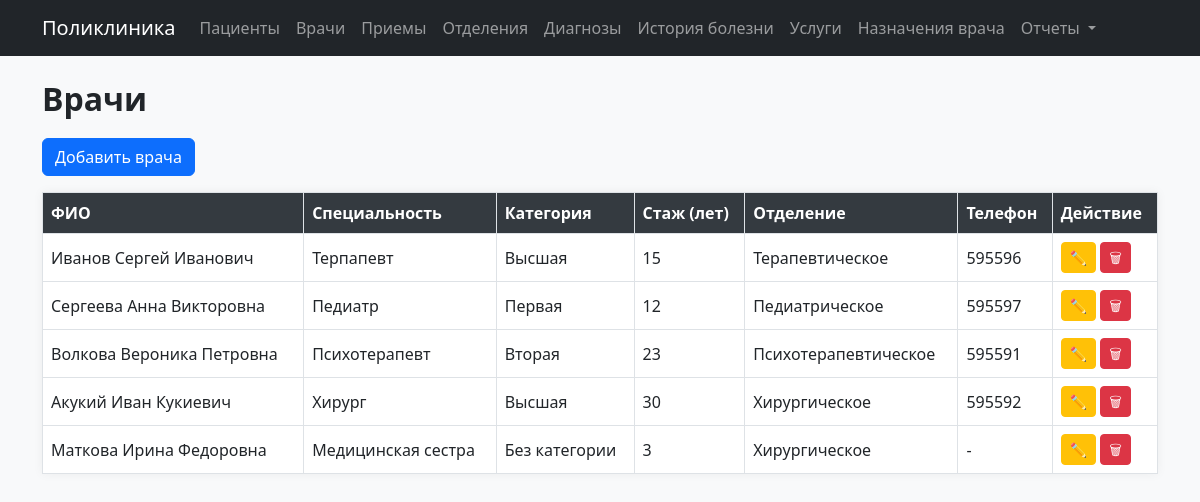
Page /doctors on the committed database.
### models.py (models this page shows)
class Doctor(db.Model):
    __tablename__ = 'doctors'
    id = db.Column(db.Integer, primary_key=True)
    full_name = db.Column(db.String(100), nullable=False)
    specialty = db.Column(db.String(100))
    experience_years = db.Column(db.Integer)
    phone = db.Column(db.String(20))
    category_id = db.Column(db.Integer, db.ForeignKey('categories.id'))
    department_id = db.Column(db.Integer, db.ForeignKey('departments.id'))
    appointments = db.relationship('Appointment', backref='doctor', lazy=True)

class Category(db.Model):
    __tablename__ = 'categories'
    id = db.Column(db.Integer, primary_key=True)
    name = db.Column(db.String(50), nullable=False)
    doctors = db.relationship('Doctor', backref='category', lazy=True)

class Department(db.Model):
    __tablename__ = 'departments'
    id = db.Column(db.Integer, primary_key=True)
    name = db.Column(db.String(100), nullable=False)
    floor = db.Column(db.Integer)
    phone = db.Column(db.String(20))
    doctors = db.relationship('Doctor', backref='department', lazy=True)

### modules/doctors.py (the view)
@doctors_bp.route('/doctors')
def list_doctors():
    doctors = Doctor.query.all()
    return render_template('doctors/list.html', doctors=doctors)

### templates/doctors/list.html
{% extends 'index.html' %}
{% block content %}
<h2>Врачи</h2>
<a href="/doctors/new" class="btn btn-primary mb-3">Добавить врача</a>
<table class="table table-bordered">
    <thead>
        <tr>
            <th>ФИО</th>
            <th>Специальность</th>
            <th>Категория</th>
            <th>Стаж (лет)</th>
            <th>Отделение</th>
            <th>Телефон</th>
            <th>Действие</th>
        </tr>
    </thead>
    <tbody>
        {% for doctor in doctors %}
        <tr>
            <td>{{ doctor.full_name }}</td>
            <td>{{ doctor.specialty }}</td>
            <td>{{ doctor.category.name if doctor.category else '' }}</td>
            <td>{{ doctor.experience_years }}</td>
            <td>{{ doctor.department.name }}</td>
            <td>{{ doctor.phone }}</td>
            <td>
                <a href="/doctors/{{ doctor.id }}/edit" class="btn btn-sm btn-warning">✏️</a>
                <a href="/doctors/{{ doctor.id }}/delete" class="btn btn-sm btn-danger">🗑</a>
            </td>
        </tr>
        {% endfor %}
    </tbody>
</table>
{% endblock %}

### templates/index.html (shortened to what this page needs)
<!DOCTYPE html>
<html lang="ru">
<head>
    <link href="https://cdn.jsdelivr.net/npm/bootstrap@5.3.0/dist/css/bootstrap.min.css" rel="stylesheet">
    <link rel="stylesheet" href="static/style.css">
</head>
<body>
<nav class="navbar navbar-expand-lg navbar-dark bg-dark mb-4">
    <div class="container">
        <a class="navbar-brand" href="/">Поликлиника</a>
        <div class="collapse navbar-collapse" id="mainNavbar">
            <ul class="navbar-nav">
                <li class="nav-item"><a class="nav-link" href="/patients">Пациенты</a></li>
                <li class="nav-item"><a class="nav-link" href="/doctors">Врачи</a></li>
                <li class="nav-item"><a class="nav-link" href="/appointments">Приемы</a></li>
                <li class="nav-item"><a class="nav-link" href="/departments">Отделения</a></li>
                <li class="nav-item"><a class="nav-link" href="/diagnosis">Диагнозы</a></li>
                <li class="nav-item"><a class="nav-link" href="/records">История болезни</a></li>
                <li class="nav-item"><a class="nav-link" href="/services">Услуги</a></li>
                <li class="nav-item"><a class="nav-link" href="/prescriptions">Назначения врача</a></li>
                <li class="nav-item dropdown">
                    <a class="nav-link dropdown-toggle" href="#" id="navbarDarkDropdownMenuLink" role="button" data-bs-toggle="dropdown" aria-expanded="false">
                    Отчеты
                    </a>
                </li>
            </ul>
        </div>
    </div>
</nav>
<div class="container">
    {% block content %}{% endblock %}
</div>
</body>
</html>

### static/style.css (style rules this page uses)
body { background-color: #f8f9fa; font-family: 'Segoe UI', sans-serif; }
h2 { font-weight: 600; margin-bottom: 20px; }
.table { background-color: #fff; box-shadow: 0 0 10px rgba(0,0,0,0.05); }
.table th { background-color: #343a40; color: white; }
.table td, .table th { vertical-align: middle; }
.btn { font-weight: 500; }
.btn-sm { padding: 0.25rem 0.5rem; }

### rows in the picture
Doctor: full_name "Иванов Сергей Иванович", specialty "Терпапевт", category "Высшая", experience_years "15", department.name "Терапевтическое", phone "595596"
Doctor: full_name "Сергеева Анна Викторовна", specialty "Педиатр", category "Первая", experience_years "12", department.name "Педиатрическое", phone "595597"
Doctor: full_name "Волкова Вероника Петровна", specialty "Психотерапевт", category "Вторая", experience_years "23", department.name "Психотерапевтическое", phone "595591"
Doctor: full_name "Акукий Иван Кукиевич", specialty "Хирург", category "Высшая", experience_years "30", department.name "Хирургическое", phone "595592"
Doctor: full_name "Маткова Ирина Федоровна", specialty "Медицинская сестра", category "Без категории", experience_years "3", department.name "Хирургическое", phone "-"
